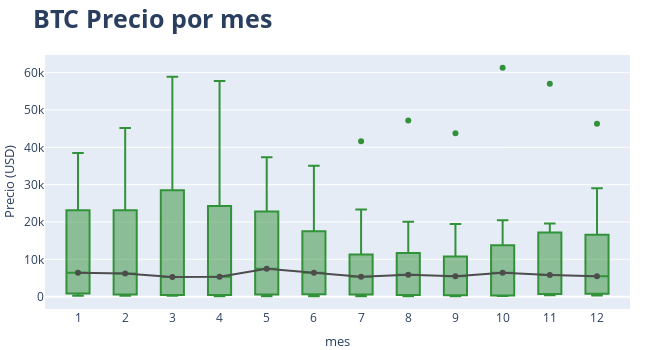

Source (notebook cell):
### Code cell
# Gráfico boxplot para estacionalidad anual
# ==============================================================================
# df_plot['mes'] = pd.to_datetime(df_plot.index, format='%m-%Y').month
# fig, ax = plt.subplots(figsize=(7, 3.5))
# df_plot.boxplot(column='close', by='mes', ax=ax)
# df_plot.groupby('mes')['close'].median().plot(style='o-', linewidth=0.8, ax=ax)
# ax.set_ylabel('Precio (USD)')
# ax.set_title('BTC Precio por mes')
# fig.suptitle('');

df_plot['mes'] = pd.to_datetime(df_plot.index, format='%m-%Y').month

# fig 1 boxplot de los meses
fig1 = px.box(df_plot.sort_values('mes'), x='mes', y='close',
              color_discrete_sequence=[palette_btc['verde']])

# fig 2 line con datos de la mediana de cada mes
df_median = pd.DataFrame(df_plot.groupby('mes')['close'].median()).reset_index()
fig2 = px.line(df_median, x='mes', y='close', markers=True,
               color_discrete_sequence=[palette_btc['gris']])

fig = go.Figure(data=fig1.data + fig2.data)

fig.update_layout(
    width       = 650,
    height      = 350,
    title       = dict(text='<b>BTC Precio por mes</b>', font=dict(size=25)),
    yaxis_title = dict(text='Precio (USD)', font=dict(size=13)),
    xaxis       = dict(tickmode='linear'),
    xaxis_title = dict(text='mes', font=dict(size=13)),
    margin      = dict(l=0, r=20, t=55, b=20)
)

fig.show()

### Figure 1 — Plotly figure (JSON) as saved in the notebook; plotly's stock layout.template omitted (floating-point values rounded to 4 significant figures)
{"data": [{"alignmentgroup": "True", "hovertemplate": "mes=%{x}<br>close=%{y}<extra></extra>", "legendgroup": "", "marker": {"color": "#329239"}, "name": "", "notched": false, "offsetgroup": "", "orientation": "v", "showlegend": false, "type": "box", "x": [1, 1, 1, 1, 1, 1, 1, 1, 1, 1, 2, 2, 2, 2, 2, 2, 2, 2, 2, 2, 3, 3, 3, 3, 3, 3, 3, 3, 3, 3, 4, 4, 4, 4, 4, 4, 4, 4, 4, 4, 4, 5, 5, 5, 5, 5, 5, 5, 5, 5, 5, 5, 6, 6, 6, 6, 6, 6, 6, 6, 6, 6, 6, 7, 7, 7, 7, 7, 7, 7, 7, 7, 7, 8, 8, 8, 8, 8, 8, 8, 8, 8, 8, 9, 9, 9, 9, 9, 9, 9, 9, 9, 9, 10, 10, 10, 10, 10, 10, 10, 10, 10, 10, 11, 11, 11, 11, 11, 11, 11, 11, 11, 11, 12, 12, 12, 12, 12, 12, 12, 12, 12, 12], "x0": " ", "xaxis": "x", "y": [368.8, 10220.0, 217.5, 23140.0, 9351.0, 33110.0, 829.9, 3458.0, 970.4, 38480.0, 254.3, 8600.0, 45140.0, 3855.0, 1180.0, 549.3, 43190.0, 10400.0, 23150.0, 437.7, 4105.0, 416.7, 6974.0, 1072.0, 6439.0, 244.2, 28480.0, 58920.0, 457.0, 45540.0, 8659.0, 29270.0, 1348.0, 37710.0, 9241.0, 236.1, 448.3, 57750.0, 5351.0, 447.6, 139, 27220.0, 37330.0, 31790.0, 2286.0, 8575.0, 9461.0, 7494.0, 623.7, 230.2, 129, 531.4, 35040.0, 639.8, 9138.0, 19780.0, 263.1, 10820.0, 6404, 673.3, 30480.0, 2481.0, 96.61, 624.7, 7780.0, 41630.0, 586.2, 106.1, 10090.0, 284.6, 11320.0, 2875.0, 23340.0, 575.5, 11680.0, 477.8, 47170.0, 4703.0, 20050.0, 9631.0, 230.1, 7038.0, 135.4, 8294.0, 4339.0, 236.1, 43790.0, 609.7, 10780.0, 133, 19430.0, 6626.0, 386.9, 9200.0, 61320.0, 701.0, 204, 338.3, 13780.0, 20500.0, 314.2, 6318.0, 6468.0, 17170.0, 1129.0, 745.7, 377.3, 10230.0, 4017.0, 7570.0, 378.0, 19630.0, 57010.0, 320.2, 7194.0, 46310.0, 430.6, 16550.0, 3743.0, 29000.0, 14160.0, 963.7, 754.0], "y0": " ", "yaxis": "y"}, {"hovertemplate": "mes=%{x}<br>close=%{y}<extra></extra>", "legendgroup": "", "line": {"color": "#4d4d4d", "dash": "solid"}, "marker": {"symbol": "circle"}, "mode": "lines+markers", "name": "", "orientation": "v", "showlegend": false, "type": "scatter", "x": [1, 2, 3, 4, 5, 6, 7, 8, 9, 10, 11, 12], "xaxis": "x", "y": [6404.0, 6227.0, 5272.0, 5351.0, 7494.0, 6404, 5328.0, 5870.0, 5482.0, 6393.0, 5793.0, 5468.0], "yaxis": "y"}], "layout": {"height": 350, "margin": {"b": 20, "l": 0, "r": 20, "t": 55}, "title": {"font": {"size": 25}, "text": "<b>BTC Precio por mes</b>"}, "width": 650, "xaxis": {"tickmode": "linear", "title": {"font": {"size": 13}, "text": "mes"}}, "yaxis": {"title": {"font": {"size": 13}, "text": "Precio (USD)"}}}}
